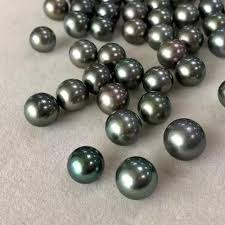
#> input picture text.jpg, 225 x 225 px
$ python Homework19-1.py
#> lines starting #> are read from the running program, lines starting #| are printed output that depends on the picture; after the words box and inside, x2 and y2 are one past the last pixel; in counts of white or black regions, pixels touching at a corner belong together
import cv2
import numpy as np
from matplotlib import pyplot as plt

img = cv2.imread('text.jpg', 0)
#> img: shape (225, 225); min 0, max 255, mean 135.6
edges = cv2.Canny(img, 50, 100)
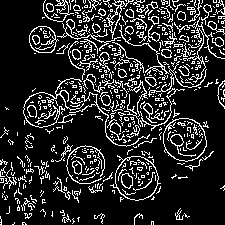
#> edges: shape (225, 225); 16.5% white in thin lines or dots
edges2 = cv2.Canny(img, 50, 150)
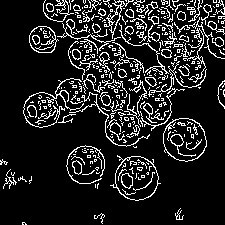
#> edges2: shape (225, 225); 13.4% white in thin lines or dots
edges3 = cv2.Canny(img, 50, 200)
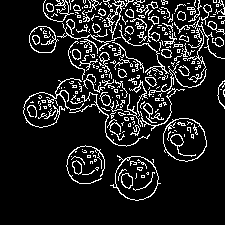
#> edges3: shape (225, 225); 12.3% white in thin lines or dots, all inside (x1, y1, x2, y2) = (23, 0, 225, 201)
edges4 = cv2.Canny(img, 100, 150)
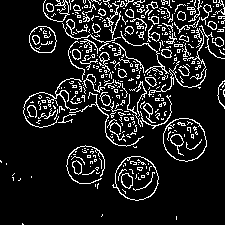
#> edges4: shape (225, 225); 12.1% white in thin lines or dots
edges5 = cv2.Canny(img, 200, 250)
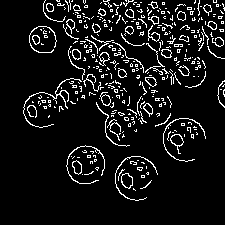
#> edges5: shape (225, 225); 8.7% white in thin lines or dots, all inside (x1, y1, x2, y2) = (23, 0, 225, 201)

plt.subplot(231), plt.imshow(img, cmap='gray'), plt.title('Original Image')
plt.subplot(232), plt.imshow(edges, cmap='gray'), plt.title('Edge Image')
plt.subplot(233), plt.imshow(edges2, cmap='gray'), plt.title('Edge Image')
plt.subplot(234), plt.imshow(edges3, cmap='gray'), plt.title('Edge Image')
plt.subplot(235), plt.imshow(edges4, cmap='gray'), plt.title('Edge Image')
plt.subplot(236), plt.imshow(edges5, cmap='gray'), plt.title('Edge Image')

plt.show()
